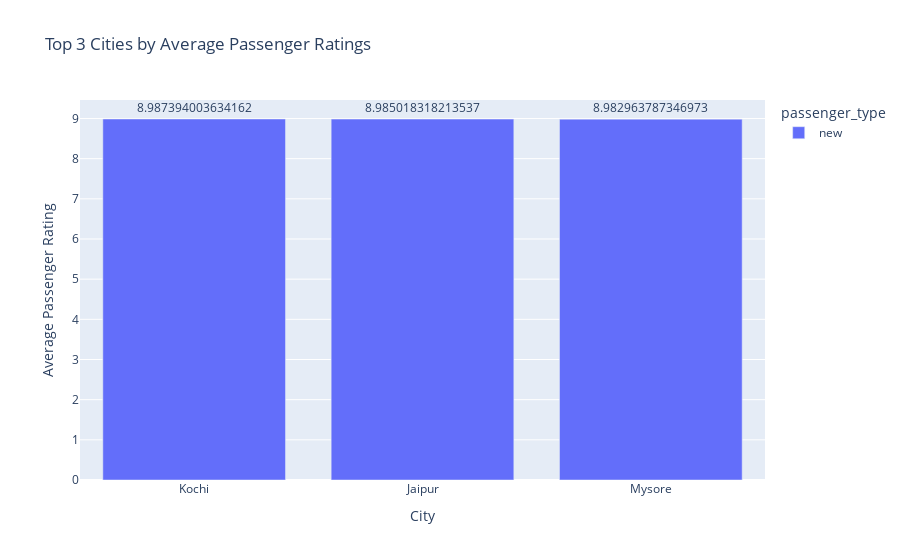
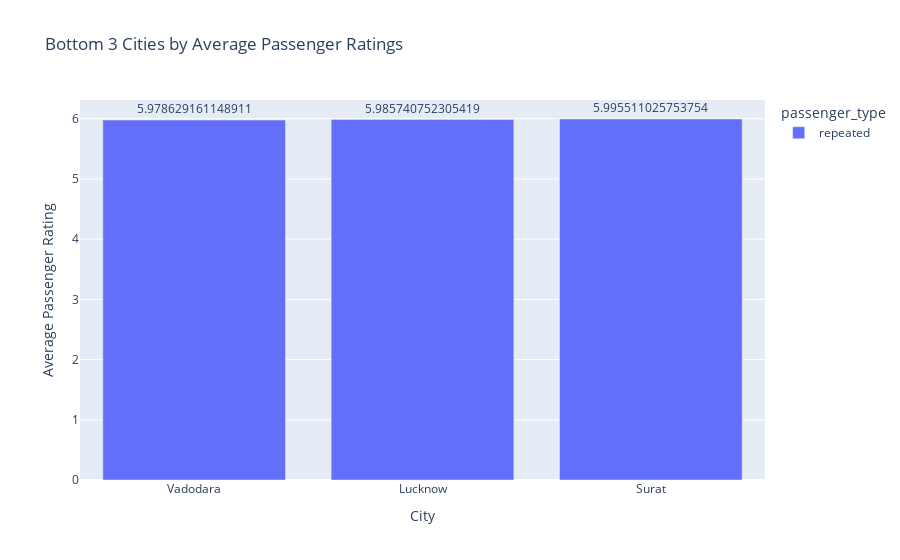
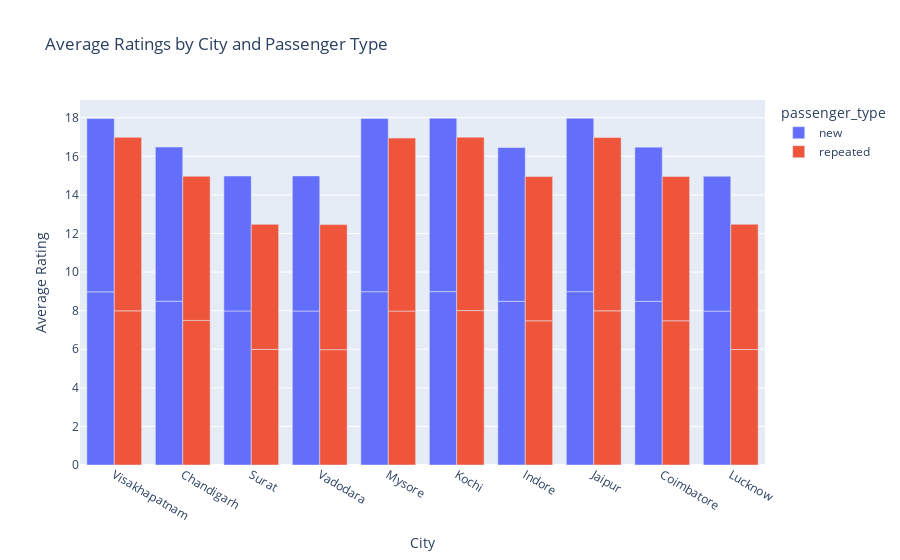

Notebook code for these charts, in order:
### Markdown cell above
### Average Ratings by City and Passenger Type

### Code cell
avg_ratings = fact_trips.groupby(['city_id', 'passenger_type']).agg(
    avg_passenger_rating=('passenger_rating', 'mean'),
    avg_driver_rating=('driver_rating', 'mean')
).reset_index()

# Merge with city names
avg_ratings = pd.merge(avg_ratings, dim_city, on='city_id', how='left')

# Identify highest and lowest ratings
highest_passenger_rating = avg_ratings.nlargest(3, 'avg_passenger_rating')
lowest_passenger_rating = avg_ratings.nsmallest(3, 'avg_passenger_rating')

# Bar chart for Ratings by City and Passenger Type
fig = px.bar(avg_ratings, 
             x='city_name', 
             y=['avg_passenger_rating', 'avg_driver_rating'], 
             color='passenger_type', 
             title='Average Ratings by City and Passenger Type',
             labels={'value': 'Average Rating', 'city_name': 'City'},
             barmode='group')

fig_high_ratings = px.bar(
    highest_passenger_rating,
    x="city_name",
    y="avg_passenger_rating",
    color="passenger_type",
    title="Top 3 Cities by Average Passenger Ratings",
    labels={"city_name": "City", "avg_passenger_rating": "Average Passenger Rating"},
    text="avg_passenger_rating"
)
fig_high_ratings.update_traces(textposition="outside")

# Plot for Lowest Passenger Ratings
fig_low_ratings = px.bar(
    lowest_passenger_rating,
    x="city_name",
    y="avg_passenger_rating",
    color="passenger_type",
    title="Bottom 3 Cities by Average Passenger Ratings",
    labels={"city_name": "City", "avg_passenger_rating": "Average Passenger Rating"},
    text="avg_passenger_rating"
)
fig_low_ratings.update_traces(textposition="outside")

# Display the figures
fig_high_ratings.show()
fig_low_ratings.show()
fig.show()

### Figure 1 — Plotly figure (JSON) as saved in the notebook; plotly's stock layout.template omitted (floating-point values rounded to 4 significant figures)
{"data": [{"alignmentgroup": "True", "hovertemplate": "passenger_type=new<br>City=%{x}<br>Average Passenger Rating=%{text}<extra></extra>", "legendgroup": "new", "marker": {"color": "#636efa", "pattern": {"shape": ""}}, "name": "new", "offsetgroup": "new", "orientation": "v", "showlegend": true, "text": [8.987, 8.985, 8.983], "textposition": "outside", "type": "bar", "x": ["Kochi", "Jaipur", "Mysore"], "xaxis": "x", "y": [8.987, 8.985, 8.983], "yaxis": "y"}], "layout": {"autosize": true, "barmode": "relative", "legend": {"title": {"text": "passenger_type"}, "tracegroupgap": 0}, "title": {"text": "Top 3 Cities by Average Passenger Ratings"}, "xaxis": {"anchor": "y", "autorange": true, "domain": [0, 1], "range": [-0.5, 2.5], "title": {"text": "City"}, "type": "category"}, "yaxis": {"anchor": "x", "autorange": true, "domain": [0, 1], "range": [0, 9.46], "title": {"text": "Average Passenger Rating"}, "type": "linear"}}}

### Figure 2 — Plotly figure (JSON) as saved in the notebook; plotly's stock layout.template omitted (floating-point values rounded to 4 significant figures)
{"data": [{"alignmentgroup": "True", "hovertemplate": "passenger_type=repeated<br>City=%{x}<br>Average Passenger Rating=%{text}<extra></extra>", "legendgroup": "repeated", "marker": {"color": "#636efa", "pattern": {"shape": ""}}, "name": "repeated", "offsetgroup": "repeated", "orientation": "v", "showlegend": true, "text": [5.979, 5.986, 5.996], "textposition": "outside", "type": "bar", "x": ["Vadodara", "Lucknow", "Surat"], "xaxis": "x", "y": [5.979, 5.986, 5.996], "yaxis": "y"}], "layout": {"autosize": true, "barmode": "relative", "legend": {"title": {"text": "passenger_type"}, "tracegroupgap": 0}, "title": {"text": "Bottom 3 Cities by Average Passenger Ratings"}, "xaxis": {"anchor": "y", "autorange": true, "domain": [0, 1], "range": [-0.5, 2.5], "title": {"text": "City"}, "type": "category"}, "yaxis": {"anchor": "x", "autorange": true, "domain": [0, 1], "range": [0, 6.311], "title": {"text": "Average Passenger Rating"}, "type": "linear"}}}

### Figure 3 — Plotly figure (JSON) as saved in the notebook; plotly's stock layout.template omitted (floating-point values rounded to 4 significant figures)
{"data": [{"alignmentgroup": "True", "hovertemplate": "passenger_type=new<br>City=%{x}<br>Average Rating=%{y}<extra></extra>", "legendgroup": "new", "marker": {"color": "#636efa", "pattern": {"shape": ""}}, "name": "new", "offsetgroup": "new", "orientation": "v", "showlegend": true, "textposition": "auto", "type": "bar", "x": ["Visakhapatnam", "Chandigarh", "Surat", "Vadodara", "Mysore", "Kochi", "Indore", "Jaipur", "Coimbatore", "Lucknow", "Visakhapatnam", "Chandigarh", "Surat", "Vadodara", "Mysore", "Kochi", "Indore", "Jaipur", "Coimbatore", "Lucknow"], "xaxis": "x", "y": [8.976, 8.489, 7.984, 7.979, 8.983, 8.987, 8.486, 8.985, 8.486, 7.977, 8.98, 7.992, 6.995, 7.004, 8.983, 8.985, 7.971, 8.988, 7.991, 6.99], "yaxis": "y"}, {"alignmentgroup": "True", "hovertemplate": "passenger_type=repeated<br>City=%{x}<br>Average Rating=%{y}<extra></extra>", "legendgroup": "repeated", "marker": {"color": "#EF553B", "pattern": {"shape": ""}}, "name": "repeated", "offsetgroup": "repeated", "orientation": "v", "showlegend": true, "textposition": "auto", "type": "bar", "x": ["Visakhapatnam", "Chandigarh", "Surat", "Vadodara", "Mysore", "Kochi", "Indore", "Jaipur", "Coimbatore", "Lucknow", "Visakhapatnam", "Chandigarh", "Surat", "Vadodara", "Mysore", "Kochi", "Indore", "Jaipur", "Coimbatore", "Lucknow"], "xaxis": "x", "y": [7.99, 7.494, 5.996, 5.979, 7.978, 8.004, 7.474, 7.991, 7.475, 5.986, 8.993, 7.473, 6.479, 6.481, 8.966, 8.99, 7.477, 8.985, 7.481, 6.492], "yaxis": "y"}], "layout": {"autosize": true, "barmode": "group", "legend": {"title": {"text": "passenger_type"}, "tracegroupgap": 0}, "title": {"text": "Average Ratings by City and Passenger Type"}, "xaxis": {"anchor": "y", "autorange": true, "domain": [0, 1], "range": [-0.5, 9.5], "title": {"text": "City"}, "type": "category"}, "yaxis": {"anchor": "x", "autorange": true, "domain": [0, 1], "range": [0, 18.92], "title": {"text": "Average Rating"}, "type": "linear"}}}
